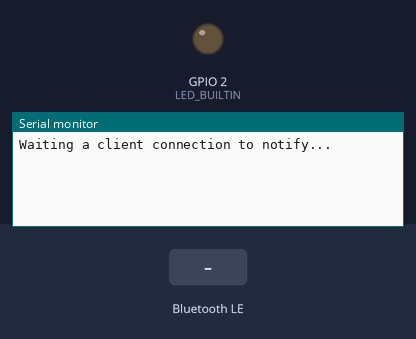
Simulated run of this sketch. Board: ESP32. Shown: output pins drawn as LEDs (lit = HIGH), the last lines printed to the serial monitor. The test bench sets the inputs (shaded band). Nothing arrives over Bluetooth unless stated; a phone connects over Bluetooth LE 3 s after start.

Above: at 1.2 s.
1.3 s: Bluetooth LE write "1" received
At 2.7 s:
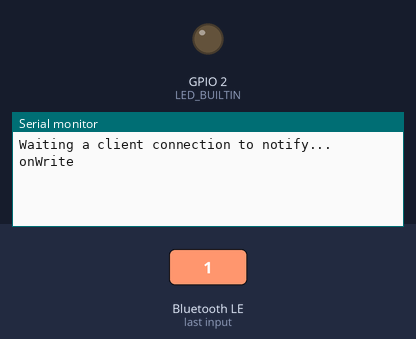
4.3 s: Bluetooth LE write "1" received
At 5.2 s:
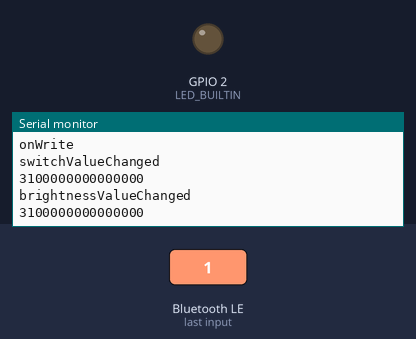
5.8 s: Bluetooth LE write "1" received
At 6.3 s:
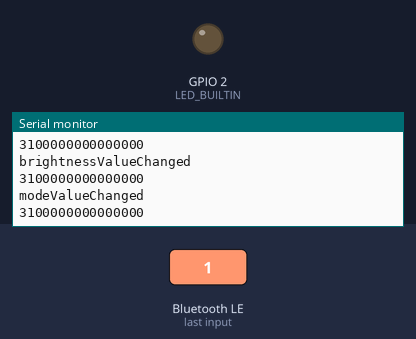

Measured:
- after the input at 1.3 s, the serial monitor: prints a new line after 0.05 s (image 1)
- after the input at 4.3 s, the serial monitor: prints a new line after 0.05 s (image 2)
- after the input at 5.8 s, the serial monitor: prints a new line after 0.05 s (image 3)

The sketch:

ESP32-BLE-Control-Led.ino
```cpp
#include <analogWrite.h>
#include <BLEDevice.h>
#include <BLEServer.h>
#include <BLEUtils.h>

#define SERVICE_UUID                   "4fafc201-1fb5-459e-8fcc-c5c9c331914b"
#define Switch_Characteristic_UUID     "beb5483e-36e1-4688-b7f5-ea07361b26a8"
#define Brightness_Characteristic_UUID "58761b6e-1575-11ee-be56-0242ac120002"
#define Mode_Characteristic_UUID       "b9fde1bc-1586-11ee-be56-0242ac120002"

BLEServer* pServer = NULL;

BLECharacteristic* pSwitchCharacteristic = NULL;
BLECharacteristic* pBrightnessCharacteristic = NULL;
BLECharacteristic* pModeCharacteristic = NULL;

bool deviceConnected = false;
bool oldDeviceConnected = false;

uint8_t state = LOW;
uint8_t brightness = 0x88;
uint8_t mode = 0x01;
uint8_t breathBrightness = 0x00;

bool lightUp = true;
bool firstTime = true;

bool switchValueChanged = false;
bool brightnessValueChanged = false;
bool modeValueChanged = false;

class MyServerCallbacks: public BLEServerCallbacks {
    void onConnect(BLEServer* pServer) {
      deviceConnected = true;
    };

    void onDisconnect(BLEServer* pServer) {
      deviceConnected = false;
    }
};

class SwitchCallbacks : public BLECharacteristicCallbacks {
  void onWrite(BLECharacteristic* pCharacteristic) {
    Serial.println("onWrite");
    switchValueChanged = true;
  }
};

class BrightnessCallbacks : public BLECharacteristicCallbacks {
  void onWrite(BLECharacteristic* pCharacteristic) {
    brightnessValueChanged = true;
  }
};

class ModeCallbacks : public BLECharacteristicCallbacks {
  void onWrite(BLECharacteristic* pCharacteristic) {
    modeValueChanged = true;
  }
};

void setup() {
  Serial.begin(115200);
  pinMode(LED_BUILTIN, OUTPUT);
  // attachInterrupt(digitalPinToInterrupt(interruptPin), handleInterrupt, CHANGE);
  // Create the BLE Device
  BLEDevice::init("ESP32");

  // Create the BLE Server
  pServer = BLEDevice::createServer();
  pServer->setCallbacks(new MyServerCallbacks());

  // Create the BLE Service
  BLEService *pService = pServer->createService(SERVICE_UUID);

  // Create LED Switch Characteristic
  pSwitchCharacteristic = pService->createCharacteristic(
                      Switch_Characteristic_UUID,
                      BLECharacteristic::PROPERTY_READ   |
                      BLECharacteristic::PROPERTY_WRITE
                    );

  // Create LED Brightness Characteristic
  pBrightnessCharacteristic = pService->createCharacteristic(
                      Brightness_Characteristic_UUID,
                      BLECharacteristic::PROPERTY_READ   |
                      BLECharacteristic::PROPERTY_WRITE
                    );

  // Create LED Mode Characteristic
  pModeCharacteristic = pService->createCharacteristic(
                      Mode_Characteristic_UUID,
                      BLECharacteristic::PROPERTY_READ   |
                      BLECharacteristic::PROPERTY_WRITE
                    );

  // Add characteristic callback
  pSwitchCharacteristic->setCallbacks(new SwitchCallbacks());
  pBrightnessCharacteristic->setCallbacks(new BrightnessCallbacks());
  pModeCharacteristic->setCallbacks(new ModeCallbacks());
  // Init characteristic value
  // uint8_t value = 0x55;
  pSwitchCharacteristic->setValue(&state,1);
  pBrightnessCharacteristic->setValue(&brightness,1);
  pModeCharacteristic->setValue(&mode,1);

  // Start the service
  pService->start();

  // Start advertising
  BLEAdvertising *pAdvertising = BLEDevice::getAdvertising();
  pAdvertising->addServiceUUID(SERVICE_UUID);
  pAdvertising->setScanResponse(false);
  pAdvertising->setMinPreferred(0x0);  // set value to 0x00 to not advertise this parameter
  BLEDevice::startAdvertising();
  Serial.println("Waiting a client connection to notify...");
}

String convertToHexString(uint8_t* data, size_t size) {
  String hexString;
  for (size_t i = 0; i < size; i++) {
    if (data[i] < 16) {
      hexString += '0';
    }
    hexString += String(data[i], HEX);
  }
  return hexString;
}

void loop() {
    if (deviceConnected) {
      if(switchValueChanged){
        Serial.println("switchValueChanged");

        uint8_t* data = pSwitchCharacteristic->getData();

        String hexString = convertToHexString(data, sizeof(data));
        Serial.println(hexString);

        state = data[0];

        switchValueChanged = false;
      }

      if(brightnessValueChanged){
        Serial.println("brightnessValueChanged");

        uint8_t* data = pBrightnessCharacteristic->getData();

        String hexString = convertToHexString(data, sizeof(data));
        Serial.println(hexString);

        brightness = data[0];

        brightnessValueChanged = false;
      }

      if(modeValueChanged){
        Serial.println("modeValueChanged");

        uint8_t* data = pModeCharacteristic->getData();

        String hexString = convertToHexString(data, sizeof(data));
        Serial.println(hexString);

        mode = data[0];

        modeValueChanged = false;
      }

      delay(3);
    }
    if(state == 0x01){
      switch (mode) {
        case 0x01:
          firstTime = true;
          analogWrite(LED_BUILTIN,brightness);
          break;
        case 0x02:
          if(firstTime){
            firstTime = false;
            breathBrightness = brightness;
          }
          if(breathBrightness == 0x00){
            lightUp = true;
          }else if(breathBrightness == 0xFF){
            lightUp = false;
          }
          if(lightUp){
            breathBrightness++;
          }else{
            breathBrightness--;
          }
          analogWrite(LED_BUILTIN,breathBrightness);
          break;
        default:
          break;
      }
    }else{
      digitalWrite(LED_BUILTIN, LOW);
      analogWrite(LED_BUILTIN,0);
    }
    // disconnecting
    if (!deviceConnected && oldDeviceConnected) {
        delay(500); // give the bluetooth stack the chance to get things ready
        pServer->startAdvertising(); // restart advertising
        Serial.println("start advertising");
        oldDeviceConnected = deviceConnected;
    }
    // connecting
    if (deviceConnected && !oldDeviceConnected) {
        // do stuff here on connecting
        oldDeviceConnected = deviceConnected;
    }
}
```
